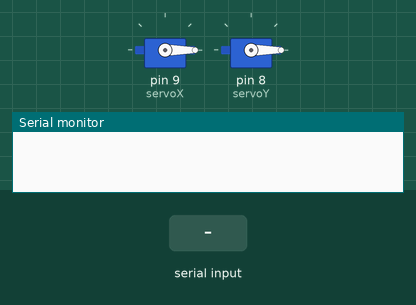
Simulated run of this sketch. Board: Arduino Uno, built with avr-gcc and run on an emulated ATmega328P. Shown: 2 × servo, the last lines printed to the serial monitor. Inputs (shaded band) come from the test bench.

Above: at 1.2 s.
1.3 s: "S,150\n" received over Serial
At 2.6 s:
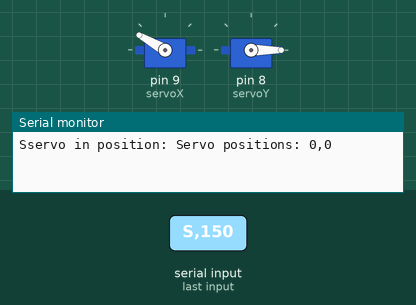
3.8 s: "90,45,200\n" received over Serial
At 5.9 s:
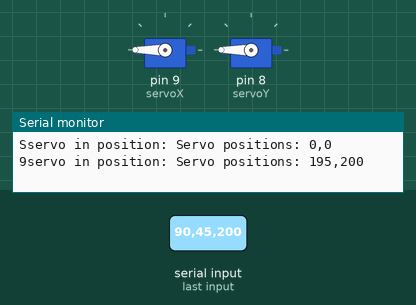
6.3 s: "S" received over Serial
At 8.5 s:
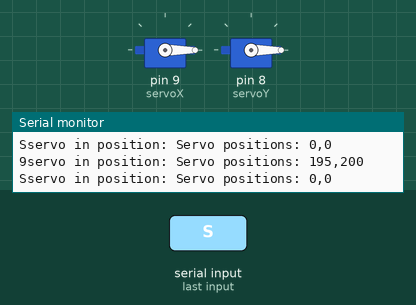
8.8 s: "90,45\n" received over Serial
At 10.7 s:
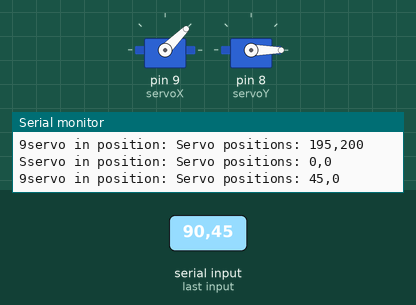
11.3 s: "30,150,10\n" received over Serial
At 12.8 s:
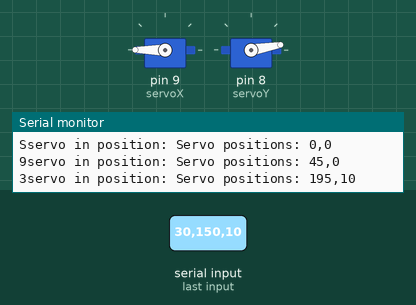
13.8 s: "30,150,10,200\n" received over Serial
At 16.0 s:
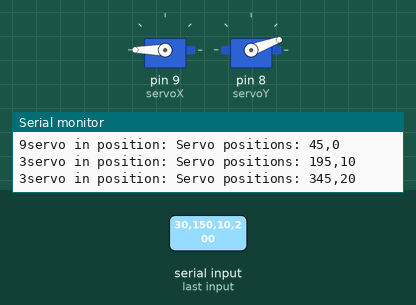
Timing chart, 0 to 17.3 s (numbered marks = the images above; inputs shaded):
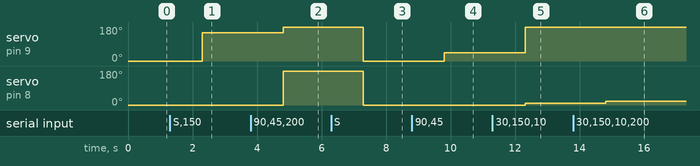

Measured:
- after the input at 1.3 s, servo on pin 9 (servoX): 0° → 150° after 1.0 s
- after the input at 3.8 s, servo on pin 9 (servoX): 150° → 180° after 1.0 s; servo on pin 8 (servoY): 0° → 180° after 1.0 s
- after the input at 6.3 s, servo on pin 9 (servoX), servo on pin 8 (servoY): 180° → 0° after 1.0 s
- after the input at 8.8 s, servo on pin 9 (servoX): 0° → 45° after 1.0 s
- after the input at 11.3 s, servo on pin 9 (servoX): 45° → 180° after 1.0 s; servo on pin 8 (servoY): 0° → 10° after 1.0 s
- after the input at 13.8 s, servo on pin 8 (servoY): 10° → 20° after 1.0 s

The sketch:

arduino_control.ino
```cpp
#include <Servo.h>
Servo servoX;
Servo servoY;
String inByte;
int pos;
int whichservo = 1;
int servoXPos = 0;
int servoYPos = 0;

void setup() {
  servoX.attach(9);
  servoY.attach(8);
  Serial.begin(9600);
  servoX.write(servoXPos);
  servoY.write(servoYPos);
}

void loop()
{
  if(Serial.available())  // if data available in serial port
    {
    while (Serial.available() == 0) {
      // Wait for User to Input Data
    }
    inByte = Serial.readString(); // read data until newline

    String command = inByte.substring(0,1);
    String str_data = inByte.substring(1);
    int firstCommaIndex = str_data.indexOf(",");
    int secondCommaIndex = str_data.indexOf(",", firstCommaIndex+1);
    String cmd = str_data.substring(0, firstCommaIndex);
    String param1 = str_data.substring(firstCommaIndex+1, secondCommaIndex);
    String param2 = str_data.substring(secondCommaIndex+1);
    Serial.print(command);
    if (command == "S") {
      // if command starts with S then directly set the position instead of incrementing by ammount

      // python code will give direct position
      int posx = 0;
      int posy = 0;
      servoXPos = param1.toInt();
      servoX.write(servoXPos);     // move servo
      Serial.print("servo in position: ");
      servoYPos = param2.toInt();
      servoY.write(servoYPos);     // move servo
      Serial.print("Servo positions: ");
      Serial.println(String(posx)+","+String(posy));
      return;
    }
    // python code will gove increments translate it into position
    pos = servoXPos + param1.toInt();
    servoX.write(pos);     // move servo
    Serial.print("servo in position: ");
    servoXPos = pos;
    pos = servoYPos + param2.toInt();
    servoY.write(pos);     // move servo
    servoYPos = pos;
    Serial.print("Servo positions: ");
    Serial.println(String(servoXPos)+","+String(servoYPos));

    }
}
```
